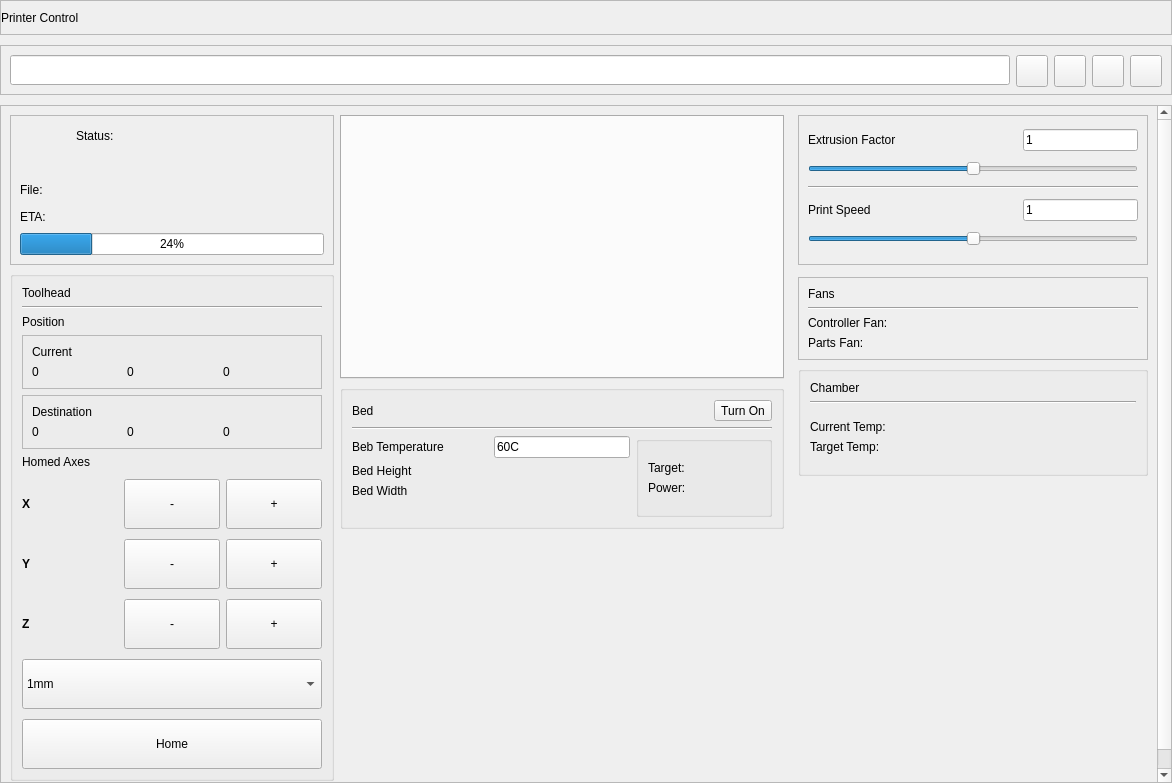
<?xml version="1.0" encoding="UTF-8"?>
<ui version="4.0">
 <class>PrinterPage</class>
 <widget class="QFrame" name="PrinterPage">
  <property name="geometry">
   <rect>
    <x>0</x>
    <y>0</y>
    <width>1172</width>
    <height>783</height>
   </rect>
  </property>
  <property name="windowTitle">
   <string>Frame</string>
  </property>
  <layout class="QGridLayout" name="gridLayout">
   <property name="leftMargin">
    <number>0</number>
   </property>
   <property name="topMargin">
    <number>0</number>
   </property>
   <property name="rightMargin">
    <number>0</number>
   </property>
   <property name="bottomMargin">
    <number>0</number>
   </property>
   <property name="horizontalSpacing">
    <number>0</number>
   </property>
   <property name="verticalSpacing">
    <number>10</number>
   </property>
   <item row="1" column="0">
    <widget class="QFrame" name="actionBar">
     <property name="maximumSize">
      <size>
       <width>16777215</width>
       <height>50</height>
      </size>
     </property>
     <property name="frameShape">
      <enum>QFrame::StyledPanel</enum>
     </property>
     <property name="frameShadow">
      <enum>QFrame::Raised</enum>
     </property>
     <layout class="QGridLayout" name="gridLayout_3">
      <item row="0" column="0">
       <widget class="QLineEdit" name="searchEdit">
        <property name="maximumSize">
         <size>
          <width>16777215</width>
          <height>32</height>
         </size>
        </property>
        <property name="inputMask">
         <string/>
        </property>
        <property name="text">
         <string/>
        </property>
        <property name="maxLength">
         <number>32767</number>
        </property>
        <property name="echoMode">
         <enum>QLineEdit::Normal</enum>
        </property>
       </widget>
      </item>
      <item row="0" column="3">
       <widget class="QToolButton" name="folderCreateButton">
        <property name="minimumSize">
         <size>
          <width>32</width>
          <height>32</height>
         </size>
        </property>
        <property name="text">
         <string/>
        </property>
        <property name="iconSize">
         <size>
          <width>24</width>
          <height>24</height>
         </size>
        </property>
       </widget>
      </item>
      <item row="0" column="1">
       <widget class="QPushButton" name="searchButton">
        <property name="minimumSize">
         <size>
          <width>32</width>
          <height>32</height>
         </size>
        </property>
        <property name="maximumSize">
         <size>
          <width>32</width>
          <height>32</height>
         </size>
        </property>
        <property name="text">
         <string/>
        </property>
       </widget>
      </item>
      <item row="0" column="2">
       <widget class="QToolButton" name="fileUploadButton">
        <property name="minimumSize">
         <size>
          <width>32</width>
          <height>32</height>
         </size>
        </property>
        <property name="text">
         <string/>
        </property>
        <property name="iconSize">
         <size>
          <width>24</width>
          <height>24</height>
         </size>
        </property>
       </widget>
      </item>
      <item row="0" column="4">
       <widget class="QToolButton" name="fileRefreshButton_2">
        <property name="minimumSize">
         <size>
          <width>32</width>
          <height>32</height>
         </size>
        </property>
        <property name="text">
         <string/>
        </property>
        <property name="iconSize">
         <size>
          <width>24</width>
          <height>24</height>
         </size>
        </property>
       </widget>
      </item>
     </layout>
    </widget>
   </item>
   <item row="2" column="0">
    <widget class="QScrollArea" name="scrollArea">
     <property name="widgetResizable">
      <bool>true</bool>
     </property>
     <widget class="QWidget" name="pageContents">
      <property name="geometry">
       <rect>
        <x>0</x>
        <y>-59</y>
        <width>1156</width>
        <height>735</height>
       </rect>
      </property>
      <layout class="QGridLayout" name="gridLayout_5">
       <item row="4" column="2">
        <spacer name="verticalSpacer_10">
         <property name="orientation">
          <enum>Qt::Vertical</enum>
         </property>
         <property name="sizeHint" stdset="0">
          <size>
           <width>20</width>
           <height>40</height>
          </size>
         </property>
        </spacer>
       </item>
       <item row="0" column="1" rowspan="7">
        <layout class="QVBoxLayout" name="verticalLayout">
         <property name="rightMargin">
          <number>8</number>
         </property>
         <property name="bottomMargin">
          <number>0</number>
         </property>
         <item>
          <widget class="QTabWidget" name="extruderTabWidget">
           <property name="currentIndex">
            <number>-1</number>
           </property>
          </widget>
         </item>
         <item>
          <widget class="QGroupBox" name="bedWidget">
           <property name="title">
            <string/>
           </property>
           <layout class="QGridLayout" name="gridLayout_27">
            <item row="1" column="0" colspan="3">
             <widget class="Line" name="line_9">
              <property name="orientation">
               <enum>Qt::Horizontal</enum>
              </property>
             </widget>
            </item>
            <item row="4" column="0">
             <widget class="QLabel" name="label_72">
              <property name="text">
               <string>Bed Width</string>
              </property>
             </widget>
            </item>
            <item row="2" column="0">
             <widget class="QLabel" name="label_71">
              <property name="sizePolicy">
               <sizepolicy hsizetype="Expanding" vsizetype="Preferred">
                <horstretch>0</horstretch>
                <verstretch>0</verstretch>
               </sizepolicy>
              </property>
              <property name="text">
               <string>Beb Temperature</string>
              </property>
             </widget>
            </item>
            <item row="2" column="2" rowspan="4">
             <widget class="QGroupBox" name="bedInfoWidget">
              <property name="title">
               <string/>
              </property>
              <layout class="QVBoxLayout" name="verticalLayout_7">
               <item>
                <layout class="QHBoxLayout" name="horizontalLayout_14">
                 <item>
                  <layout class="QVBoxLayout" name="verticalLayout_15">
                   <item>
                    <spacer name="verticalSpacer_4">
                     <property name="orientation">
                      <enum>Qt::Vertical</enum>
                     </property>
                     <property name="sizeHint" stdset="0">
                      <size>
                       <width>20</width>
                       <height>10</height>
                      </size>
                     </property>
                    </spacer>
                   </item>
                   <item>
                    <layout class="QHBoxLayout" name="horizontalLayout_16">
                     <item>
                      <widget class="QLabel" name="label_30">
                       <property name="text">
                        <string>Target:</string>
                       </property>
                      </widget>
                     </item>
                     <item>
                      <widget class="QLabel" name="bedTargetTempLabel">
                       <property name="text">
                        <string/>
                       </property>
                      </widget>
                     </item>
                    </layout>
                   </item>
                   <item>
                    <layout class="QHBoxLayout" name="horizontalLayout_13">
                     <item>
                      <widget class="QLabel" name="label_31">
                       <property name="text">
                        <string>Power:</string>
                       </property>
                      </widget>
                     </item>
                     <item>
                      <widget class="QLabel" name="bedPowerLabel">
                       <property name="text">
                        <string/>
                       </property>
                      </widget>
                     </item>
                    </layout>
                   </item>
                   <item>
                    <spacer name="verticalSpacer_5">
                     <property name="orientation">
                      <enum>Qt::Vertical</enum>
                     </property>
                     <property name="sizeHint" stdset="0">
                      <size>
                       <width>20</width>
                       <height>10</height>
                      </size>
                     </property>
                    </spacer>
                   </item>
                  </layout>
                 </item>
                 <item>
                  <layout class="QVBoxLayout" name="bedLayout"/>
                 </item>
                </layout>
               </item>
              </layout>
             </widget>
            </item>
            <item row="2" column="1">
             <widget class="QLineEdit" name="lineEdit_2">
              <property name="text">
               <string>60C</string>
              </property>
             </widget>
            </item>
            <item row="0" column="0" colspan="2">
             <widget class="QLabel" name="label_10">
              <property name="text">
               <string>Bed</string>
              </property>
             </widget>
            </item>
            <item row="3" column="1">
             <widget class="QLabel" name="bedHeightLabel">
              <property name="text">
               <string/>
              </property>
             </widget>
            </item>
            <item row="3" column="0">
             <widget class="QLabel" name="label_14">
              <property name="text">
               <string>Bed Height</string>
              </property>
             </widget>
            </item>
            <item row="0" column="2">
             <layout class="QHBoxLayout" name="horizontalLayout_35">
              <item>
               <spacer name="horizontalSpacer_14">
                <property name="orientation">
                 <enum>Qt::Horizontal</enum>
                </property>
                <property name="sizeHint" stdset="0">
                 <size>
                  <width>40</width>
                  <height>20</height>
                 </size>
                </property>
               </spacer>
              </item>
              <item>
               <widget class="QToolButton" name="toolButton_9">
                <property name="text">
                 <string>Turn On</string>
                </property>
               </widget>
              </item>
             </layout>
            </item>
            <item row="4" column="1">
             <widget class="QLabel" name="bedWidthLabel">
              <property name="text">
               <string/>
              </property>
             </widget>
            </item>
           </layout>
          </widget>
         </item>
         <item>
          <spacer name="verticalSpacer_9">
           <property name="orientation">
            <enum>Qt::Vertical</enum>
           </property>
           <property name="sizeHint" stdset="0">
            <size>
             <width>20</width>
             <height>40</height>
            </size>
           </property>
          </spacer>
         </item>
        </layout>
       </item>
       <item row="8" column="1">
        <spacer name="verticalSpacer">
         <property name="orientation">
          <enum>Qt::Vertical</enum>
         </property>
         <property name="sizeHint" stdset="0">
          <size>
           <width>20</width>
           <height>40</height>
          </size>
         </property>
        </spacer>
       </item>
       <item row="2" column="2">
        <widget class="QFrame" name="fanFrame">
         <property name="minimumSize">
          <size>
           <width>250</width>
           <height>0</height>
          </size>
         </property>
         <property name="frameShape">
          <enum>QFrame::StyledPanel</enum>
         </property>
         <property name="frameShadow">
          <enum>QFrame::Raised</enum>
         </property>
         <layout class="QGridLayout" name="gridLayout_6">
          <item row="0" column="0">
           <widget class="QLabel" name="label_2">
            <property name="text">
             <string>Fans</string>
            </property>
           </widget>
          </item>
          <item row="2" column="0">
           <widget class="QLabel" name="label_3">
            <property name="text">
             <string>Controller Fan:</string>
            </property>
           </widget>
          </item>
          <item row="1" column="0" colspan="2">
           <widget class="Line" name="line_2">
            <property name="orientation">
             <enum>Qt::Horizontal</enum>
            </property>
           </widget>
          </item>
          <item row="3" column="0">
           <widget class="QLabel" name="label_6">
            <property name="text">
             <string>Parts Fan:</string>
            </property>
           </widget>
          </item>
          <item row="2" column="1">
           <widget class="QLabel" name="contollerFanLabel">
            <property name="text">
             <string/>
            </property>
           </widget>
          </item>
          <item row="3" column="1">
           <widget class="QLabel" name="partsFanLabel">
            <property name="text">
             <string/>
            </property>
           </widget>
          </item>
         </layout>
        </widget>
       </item>
       <item row="0" column="0">
        <widget class="QFrame" name="frame">
         <property name="minimumSize">
          <size>
           <width>0</width>
           <height>50</height>
          </size>
         </property>
         <property name="frameShape">
          <enum>QFrame::StyledPanel</enum>
         </property>
         <property name="frameShadow">
          <enum>QFrame::Raised</enum>
         </property>
         <layout class="QGridLayout" name="gridLayout_10">
          <item row="2" column="0" colspan="2">
           <widget class="QLabel" name="label_5">
            <property name="text">
             <string>File:</string>
            </property>
           </widget>
          </item>
          <item row="1" column="0" colspan="2">
           <widget class="QLabel" name="statusMessageLabel">
            <property name="text">
             <string/>
            </property>
           </widget>
          </item>
          <item row="0" column="0">
           <widget class="QLabel" name="printerIconLabel">
            <property name="maximumSize">
             <size>
              <width>50</width>
              <height>50</height>
             </size>
            </property>
            <property name="text">
             <string/>
            </property>
            <property name="alignment">
             <set>Qt::AlignCenter</set>
            </property>
           </widget>
          </item>
          <item row="4" column="0" colspan="2">
           <widget class="QProgressBar" name="printProgress">
            <property name="value">
             <number>24</number>
            </property>
           </widget>
          </item>
          <item row="0" column="1">
           <widget class="QLabel" name="printStatusLabel">
            <property name="text">
             <string>Status:</string>
            </property>
           </widget>
          </item>
          <item row="3" column="0" colspan="2">
           <widget class="QLabel" name="label_17">
            <property name="text">
             <string>ETA:</string>
            </property>
           </widget>
          </item>
         </layout>
        </widget>
       </item>
       <item row="7" column="0">
        <spacer name="verticalSpacer_3">
         <property name="orientation">
          <enum>Qt::Vertical</enum>
         </property>
         <property name="sizeHint" stdset="0">
          <size>
           <width>20</width>
           <height>40</height>
          </size>
         </property>
        </spacer>
       </item>
       <item row="9" column="1">
        <spacer name="verticalSpacer_2">
         <property name="orientation">
          <enum>Qt::Vertical</enum>
         </property>
         <property name="sizeHint" stdset="0">
          <size>
           <width>20</width>
           <height>40</height>
          </size>
         </property>
        </spacer>
       </item>
       <item row="1" column="0" rowspan="4">
        <widget class="QGroupBox" name="toolheadWidget">
         <property name="sizePolicy">
          <sizepolicy hsizetype="Minimum" vsizetype="Preferred">
           <horstretch>0</horstretch>
           <verstretch>0</verstretch>
          </sizepolicy>
         </property>
         <property name="title">
          <string/>
         </property>
         <layout class="QVBoxLayout" name="verticalLayout_26">
          <item>
           <widget class="QLabel" name="label">
            <property name="text">
             <string>Toolhead</string>
            </property>
           </widget>
          </item>
          <item>
           <widget class="Line" name="line">
            <property name="orientation">
             <enum>Qt::Horizontal</enum>
            </property>
           </widget>
          </item>
          <item>
           <widget class="QLabel" name="label_7">
            <property name="text">
             <string>Position</string>
            </property>
           </widget>
          </item>
          <item>
           <widget class="QFrame" name="currentPositionFrame">
            <property name="frameShape">
             <enum>QFrame::StyledPanel</enum>
            </property>
            <property name="frameShadow">
             <enum>QFrame::Raised</enum>
            </property>
            <layout class="QGridLayout" name="gridLayout_7">
             <item row="1" column="1">
              <widget class="QLabel" name="yLabel">
               <property name="text">
                <string>0</string>
               </property>
              </widget>
             </item>
             <item row="1" column="0">
              <widget class="QLabel" name="xLabel">
               <property name="text">
                <string>0</string>
               </property>
              </widget>
             </item>
             <item row="1" column="2">
              <widget class="QLabel" name="zLabel">
               <property name="text">
                <string>0</string>
               </property>
              </widget>
             </item>
             <item row="0" column="0" colspan="3">
              <widget class="QLabel" name="label_4">
               <property name="text">
                <string>Current</string>
               </property>
              </widget>
             </item>
            </layout>
           </widget>
          </item>
          <item>
           <widget class="QFrame" name="destinationPositionFrame">
            <property name="frameShape">
             <enum>QFrame::StyledPanel</enum>
            </property>
            <property name="frameShadow">
             <enum>QFrame::Raised</enum>
            </property>
            <layout class="QGridLayout" name="gridLayout_8">
             <item row="1" column="1">
              <widget class="QLabel" name="yDestinationLabel">
               <property name="text">
                <string>0</string>
               </property>
              </widget>
             </item>
             <item row="1" column="0">
              <widget class="QLabel" name="xDestinationLabel">
               <property name="text">
                <string>0</string>
               </property>
              </widget>
             </item>
             <item row="1" column="2">
              <widget class="QLabel" name="zDestination">
               <property name="text">
                <string>0</string>
               </property>
              </widget>
             </item>
             <item row="0" column="0" colspan="3">
              <widget class="QLabel" name="label_9">
               <property name="text">
                <string>Destination</string>
               </property>
              </widget>
             </item>
            </layout>
           </widget>
          </item>
          <item>
           <layout class="QGridLayout" name="gridLayout_4">
            <property name="verticalSpacing">
             <number>10</number>
            </property>
            <item row="9" column="0" colspan="3">
             <widget class="QComboBox" name="posIncrementSelect">
              <property name="minimumSize">
               <size>
                <width>0</width>
                <height>50</height>
               </size>
              </property>
              <property name="maximumSize">
               <size>
                <width>400</width>
                <height>16777215</height>
               </size>
              </property>
              <item>
               <property name="text">
                <string>1mm</string>
               </property>
              </item>
              <item>
               <property name="text">
                <string>5mm</string>
               </property>
              </item>
              <item>
               <property name="text">
                <string>10mm</string>
               </property>
              </item>
              <item>
               <property name="text">
                <string>100mm</string>
               </property>
              </item>
             </widget>
            </item>
            <item row="6" column="1">
             <widget class="QPushButton" name="xPosDecreaseButton">
              <property name="minimumSize">
               <size>
                <width>0</width>
                <height>50</height>
               </size>
              </property>
              <property name="text">
               <string>-</string>
              </property>
             </widget>
            </item>
            <item row="6" column="2">
             <widget class="QPushButton" name="xPosIncreaseButton">
              <property name="minimumSize">
               <size>
                <width>0</width>
                <height>50</height>
               </size>
              </property>
              <property name="text">
               <string>+</string>
              </property>
             </widget>
            </item>
            <item row="7" column="2">
             <widget class="QPushButton" name="yPosIncreaseButton">
              <property name="minimumSize">
               <size>
                <width>0</width>
                <height>50</height>
               </size>
              </property>
              <property name="text">
               <string>+</string>
              </property>
             </widget>
            </item>
            <item row="6" column="0">
             <widget class="QLabel" name="label_11">
              <property name="maximumSize">
               <size>
                <width>100</width>
                <height>16777215</height>
               </size>
              </property>
              <property name="font">
               <font>
                <bold>true</bold>
               </font>
              </property>
              <property name="text">
               <string>X</string>
              </property>
             </widget>
            </item>
            <item row="8" column="1">
             <widget class="QPushButton" name="zPosDecreaseButton">
              <property name="minimumSize">
               <size>
                <width>0</width>
                <height>50</height>
               </size>
              </property>
              <property name="text">
               <string>-</string>
              </property>
             </widget>
            </item>
            <item row="7" column="1">
             <widget class="QPushButton" name="yPosDecreaseButton">
              <property name="minimumSize">
               <size>
                <width>0</width>
                <height>50</height>
               </size>
              </property>
              <property name="text">
               <string>-</string>
              </property>
             </widget>
            </item>
            <item row="8" column="0">
             <widget class="QLabel" name="label_13">
              <property name="font">
               <font>
                <bold>true</bold>
               </font>
              </property>
              <property name="text">
               <string>Z</string>
              </property>
             </widget>
            </item>
            <item row="10" column="0" colspan="3">
             <widget class="QPushButton" name="pushButton_11">
              <property name="minimumSize">
               <size>
                <width>300</width>
                <height>50</height>
               </size>
              </property>
              <property name="maximumSize">
               <size>
                <width>400</width>
                <height>16777215</height>
               </size>
              </property>
              <property name="text">
               <string>Home</string>
              </property>
             </widget>
            </item>
            <item row="8" column="2">
             <widget class="QPushButton" name="zPosIncreaseButton">
              <property name="minimumSize">
               <size>
                <width>0</width>
                <height>50</height>
               </size>
              </property>
              <property name="text">
               <string>+</string>
              </property>
             </widget>
            </item>
            <item row="4" column="0" colspan="3">
             <spacer name="verticalSpacer_8">
              <property name="orientation">
               <enum>Qt::Vertical</enum>
              </property>
              <property name="sizeHint" stdset="0">
               <size>
                <width>20</width>
                <height>40</height>
               </size>
              </property>
             </spacer>
            </item>
            <item row="7" column="0">
             <widget class="QLabel" name="label_12">
              <property name="font">
               <font>
                <bold>true</bold>
               </font>
              </property>
              <property name="text">
               <string>Y</string>
              </property>
             </widget>
            </item>
            <item row="5" column="0">
             <widget class="QLabel" name="label_8">
              <property name="text">
               <string>Homed Axes</string>
              </property>
             </widget>
            </item>
            <item row="5" column="1" colspan="2">
             <widget class="QLabel" name="homedLabel">
              <property name="text">
               <string/>
              </property>
             </widget>
            </item>
           </layout>
          </item>
         </layout>
        </widget>
       </item>
       <item row="0" column="2">
        <widget class="QFrame" name="settingsFrame">
         <property name="minimumSize">
          <size>
           <width>350</width>
           <height>150</height>
          </size>
         </property>
         <property name="maximumSize">
          <size>
           <width>350</width>
           <height>150</height>
          </size>
         </property>
         <property name="frameShape">
          <enum>QFrame::StyledPanel</enum>
         </property>
         <property name="frameShadow">
          <enum>QFrame::Raised</enum>
         </property>
         <layout class="QGridLayout" name="gridLayout_9">
          <item row="4" column="1">
           <spacer name="horizontalSpacer_2">
            <property name="orientation">
             <enum>Qt::Horizontal</enum>
            </property>
            <property name="sizeHint" stdset="0">
             <size>
              <width>40</width>
              <height>20</height>
             </size>
            </property>
           </spacer>
          </item>
          <item row="4" column="0">
           <widget class="QLabel" name="label_16">
            <property name="text">
             <string>Print Speed</string>
            </property>
           </widget>
          </item>
          <item row="0" column="2">
           <widget class="QLineEdit" name="extrusionFactorEdit">
            <property name="sizePolicy">
             <sizepolicy hsizetype="MinimumExpanding" vsizetype="Fixed">
              <horstretch>0</horstretch>
              <verstretch>0</verstretch>
             </sizepolicy>
            </property>
            <property name="text">
             <string>1</string>
            </property>
           </widget>
          </item>
          <item row="2" column="0" colspan="3">
           <widget class="Line" name="line_3">
            <property name="orientation">
             <enum>Qt::Horizontal</enum>
            </property>
           </widget>
          </item>
          <item row="0" column="1">
           <spacer name="horizontalSpacer">
            <property name="orientation">
             <enum>Qt::Horizontal</enum>
            </property>
            <property name="sizeHint" stdset="0">
             <size>
              <width>40</width>
              <height>20</height>
             </size>
            </property>
           </spacer>
          </item>
          <item row="4" column="2">
           <widget class="QLineEdit" name="lineEdit">
            <property name="text">
             <string>1</string>
            </property>
           </widget>
          </item>
          <item row="0" column="0">
           <widget class="QLabel" name="label_20">
            <property name="text">
             <string>Extrusion Factor</string>
            </property>
           </widget>
          </item>
          <item row="1" column="0" colspan="3">
           <widget class="QSlider" name="extrsuionFactorSlider">
            <property name="maximum">
             <number>200</number>
            </property>
            <property name="value">
             <number>100</number>
            </property>
            <property name="orientation">
             <enum>Qt::Horizontal</enum>
            </property>
           </widget>
          </item>
          <item row="5" column="0" colspan="3">
           <widget class="QSlider" name="printSpeedSlider">
            <property name="maximum">
             <number>200</number>
            </property>
            <property name="value">
             <number>100</number>
            </property>
            <property name="orientation">
             <enum>Qt::Horizontal</enum>
            </property>
           </widget>
          </item>
         </layout>
        </widget>
       </item>
       <item row="3" column="2">
        <widget class="QGroupBox" name="chamberWidget">
         <property name="sizePolicy">
          <sizepolicy hsizetype="Minimum" vsizetype="Preferred">
           <horstretch>0</horstretch>
           <verstretch>0</verstretch>
          </sizepolicy>
         </property>
         <property name="title">
          <string/>
         </property>
         <layout class="QVBoxLayout" name="verticalLayout_9">
          <item>
           <widget class="QLabel" name="label_15">
            <property name="text">
             <string>Chamber</string>
            </property>
           </widget>
          </item>
          <item>
           <widget class="Line" name="line_11">
            <property name="orientation">
             <enum>Qt::Horizontal</enum>
            </property>
           </widget>
          </item>
          <item>
           <layout class="QHBoxLayout" name="horizontalLayout_15">
            <item>
             <layout class="QVBoxLayout" name="verticalLayout_16">
              <item>
               <spacer name="verticalSpacer_6">
                <property name="orientation">
                 <enum>Qt::Vertical</enum>
                </property>
                <property name="sizeType">
                 <enum>QSizePolicy::Minimum</enum>
                </property>
                <property name="sizeHint" stdset="0">
                 <size>
                  <width>20</width>
                  <height>10</height>
                 </size>
                </property>
               </spacer>
              </item>
              <item>
               <widget class="QLabel" name="dashboardChamberTempLabel">
                <property name="text">
                 <string>Current Temp:</string>
                </property>
               </widget>
              </item>
              <item>
               <widget class="QLabel" name="dashboardChamberTargetTempLabel">
                <property name="text">
                 <string>Target Temp:</string>
                </property>
               </widget>
              </item>
              <item>
               <spacer name="verticalSpacer_7">
                <property name="orientation">
                 <enum>Qt::Vertical</enum>
                </property>
                <property name="sizeType">
                 <enum>QSizePolicy::Minimum</enum>
                </property>
                <property name="sizeHint" stdset="0">
                 <size>
                  <width>20</width>
                  <height>10</height>
                 </size>
                </property>
               </spacer>
              </item>
             </layout>
            </item>
            <item>
             <layout class="QVBoxLayout" name="chamberLayout"/>
            </item>
           </layout>
          </item>
         </layout>
        </widget>
       </item>
      </layout>
     </widget>
    </widget>
   </item>
   <item row="0" column="0">
    <widget class="QFrame" name="TitleBar">
     <property name="minimumSize">
      <size>
       <width>0</width>
       <height>35</height>
      </size>
     </property>
     <property name="maximumSize">
      <size>
       <width>16777215</width>
       <height>35</height>
      </size>
     </property>
     <property name="baseSize">
      <size>
       <width>0</width>
       <height>50</height>
      </size>
     </property>
     <property name="frameShape">
      <enum>QFrame::StyledPanel</enum>
     </property>
     <property name="frameShadow">
      <enum>QFrame::Raised</enum>
     </property>
     <layout class="QGridLayout" name="gridLayout_2">
      <property name="leftMargin">
       <number>0</number>
      </property>
      <property name="topMargin">
       <number>0</number>
      </property>
      <property name="rightMargin">
       <number>0</number>
      </property>
      <property name="bottomMargin">
       <number>0</number>
      </property>
      <property name="spacing">
       <number>0</number>
      </property>
      <item row="0" column="0">
       <widget class="QLabel" name="filePageTitle">
        <property name="text">
         <string>Printer Control</string>
        </property>
       </widget>
      </item>
     </layout>
    </widget>
   </item>
  </layout>
 </widget>
 <resources/>
 <connections/>
</ui>
